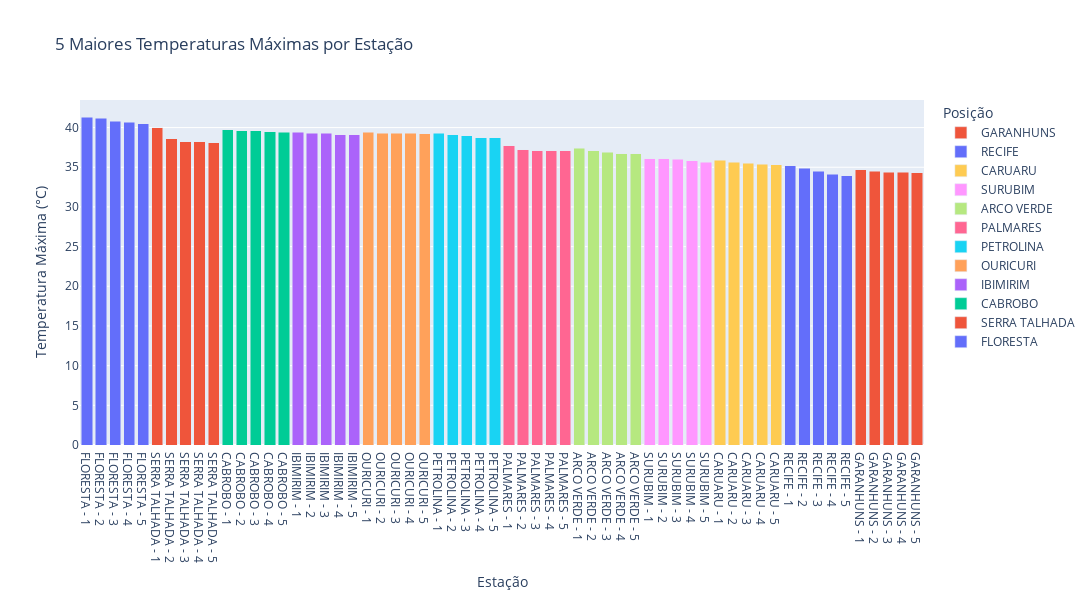

The notebook cell this image was saved under:
### Code cell
# Criando um gráfico interativo com Plotly Graph Objects
fig = go.Figure()

for i, estacao in enumerate(df_top5_temperaturas['ESTAÇÃO:'].unique()):
    df_estacao = df_top5_temperaturas[df_top5_temperaturas['ESTAÇÃO:'] == estacao]

    fig.add_trace(go.Bar(
        x=[f'{estacao} - {j+1}' for j in range(len(df_estacao))],
        y=df_estacao['TEMPERATURA MÁXIMA NA HORA ANT. (AUT) (°C)'],
        name=f'{estacao}',
        hovertemplate='Estação: ' + estacao + '<br>' +
                      'Temperatura Máxima: %{y}°C',
    ))

# Atualizar layout do gráfico
fig.update_layout(
    barmode='stack',
    title='5 Maiores Temperaturas Máximas por Estação',
    xaxis_title='Estação',
    yaxis_title='Temperatura Máxima (°C)',
    legend_title='Posição',
    hovermode='closest',
    height=600,
    width=1200
)

fig.show()

### Figure 1 — Plotly figure (JSON) as saved in the notebook; plotly's stock layout.template omitted (floating-point values rounded to 4 significant figures)
{"data": [{"hovertemplate": "Estação: FLORESTA<br>Temperatura Máxima: %{y}°C", "name": "FLORESTA", "type": "bar", "x": ["FLORESTA - 1", "FLORESTA - 2", "FLORESTA - 3", "FLORESTA - 4", "FLORESTA - 5"], "y": [41.3, 41.2, 40.8, 40.7, 40.5]}, {"hovertemplate": "Estação: SERRA TALHADA<br>Temperatura Máxima: %{y}°C", "name": "SERRA TALHADA", "type": "bar", "x": ["SERRA TALHADA - 1", "SERRA TALHADA - 2", "SERRA TALHADA - 3", "SERRA TALHADA - 4", "SERRA TALHADA - 5"], "y": [40, 38.6, 38.2, 38.2, 38.1]}, {"hovertemplate": "Estação: CABROBO<br>Temperatura Máxima: %{y}°C", "name": "CABROBO", "type": "bar", "x": ["CABROBO - 1", "CABROBO - 2", "CABROBO - 3", "CABROBO - 4", "CABROBO - 5"], "y": [39.7, 39.6, 39.6, 39.5, 39.4]}, {"hovertemplate": "Estação: IBIMIRIM<br>Temperatura Máxima: %{y}°C", "name": "IBIMIRIM", "type": "bar", "x": ["IBIMIRIM - 1", "IBIMIRIM - 2", "IBIMIRIM - 3", "IBIMIRIM - 4", "IBIMIRIM - 5"], "y": [39.4, 39.3, 39.3, 39.1, 39.1]}, {"hovertemplate": "Estação: OURICURI<br>Temperatura Máxima: %{y}°C", "name": "OURICURI", "type": "bar", "x": ["OURICURI - 1", "OURICURI - 2", "OURICURI - 3", "OURICURI - 4", "OURICURI - 5"], "y": [39.4, 39.3, 39.3, 39.3, 39.2]}, {"hovertemplate": "Estação: PETROLINA<br>Temperatura Máxima: %{y}°C", "name": "PETROLINA", "type": "bar", "x": ["PETROLINA - 1", "PETROLINA - 2", "PETROLINA - 3", "PETROLINA - 4", "PETROLINA - 5"], "y": [39.3, 39.1, 39, 38.7, 38.7]}, {"hovertemplate": "Estação: PALMARES<br>Temperatura Máxima: %{y}°C", "name": "PALMARES", "type": "bar", "x": ["PALMARES - 1", "PALMARES - 2", "PALMARES - 3", "PALMARES - 4", "PALMARES - 5"], "y": [37.7, 37.2, 37.1, 37.1, 37.1]}, {"hovertemplate": "Estação: ARCO VERDE<br>Temperatura Máxima: %{y}°C", "name": "ARCO VERDE", "type": "bar", "x": ["ARCO VERDE - 1", "ARCO VERDE - 2", "ARCO VERDE - 3", "ARCO VERDE - 4", "ARCO VERDE - 5"], "y": [37.4, 37.1, 36.9, 36.7, 36.7]}, {"hovertemplate": "Estação: SURUBIM<br>Temperatura Máxima: %{y}°C", "name": "SURUBIM", "type": "bar", "x": ["SURUBIM - 1", "SURUBIM - 2", "SURUBIM - 3", "SURUBIM - 4", "SURUBIM - 5"], "y": [36.1, 36.1, 36, 35.8, 35.6]}, {"hovertemplate": "Estação: CARUARU<br>Temperatura Máxima: %{y}°C", "name": "CARUARU", "type": "bar", "x": ["CARUARU - 1", "CARUARU - 2", "CARUARU - 3", "CARUARU - 4", "CARUARU - 5"], "y": [35.9, 35.6, 35.5, 35.4, 35.3]}, {"hovertemplate": "Estação: RECIFE<br>Temperatura Máxima: %{y}°C", "name": "RECIFE", "type": "bar", "x": ["RECIFE - 1", "RECIFE - 2", "RECIFE - 3", "RECIFE - 4", "RECIFE - 5"], "y": [35.2, 34.9, 34.5, 34.1, 33.9]}, {"hovertemplate": "Estação: GARANHUNS<br>Temperatura Máxima: %{y}°C", "name": "GARANHUNS", "type": "bar", "x": ["GARANHUNS - 1", "GARANHUNS - 2", "GARANHUNS - 3", "GARANHUNS - 4", "GARANHUNS - 5"], "y": [34.7, 34.5, 34.4, 34.4, 34.3]}], "layout": {"barmode": "stack", "height": 600, "hovermode": "closest", "legend": {"title": {"text": "Posição"}}, "title": {"text": "5 Maiores Temperaturas Máximas por Estação"}, "width": 1200, "xaxis": {"title": {"text": "Estação"}}, "yaxis": {"title": {"text": "Temperatura Máxima (°C)"}}}}
